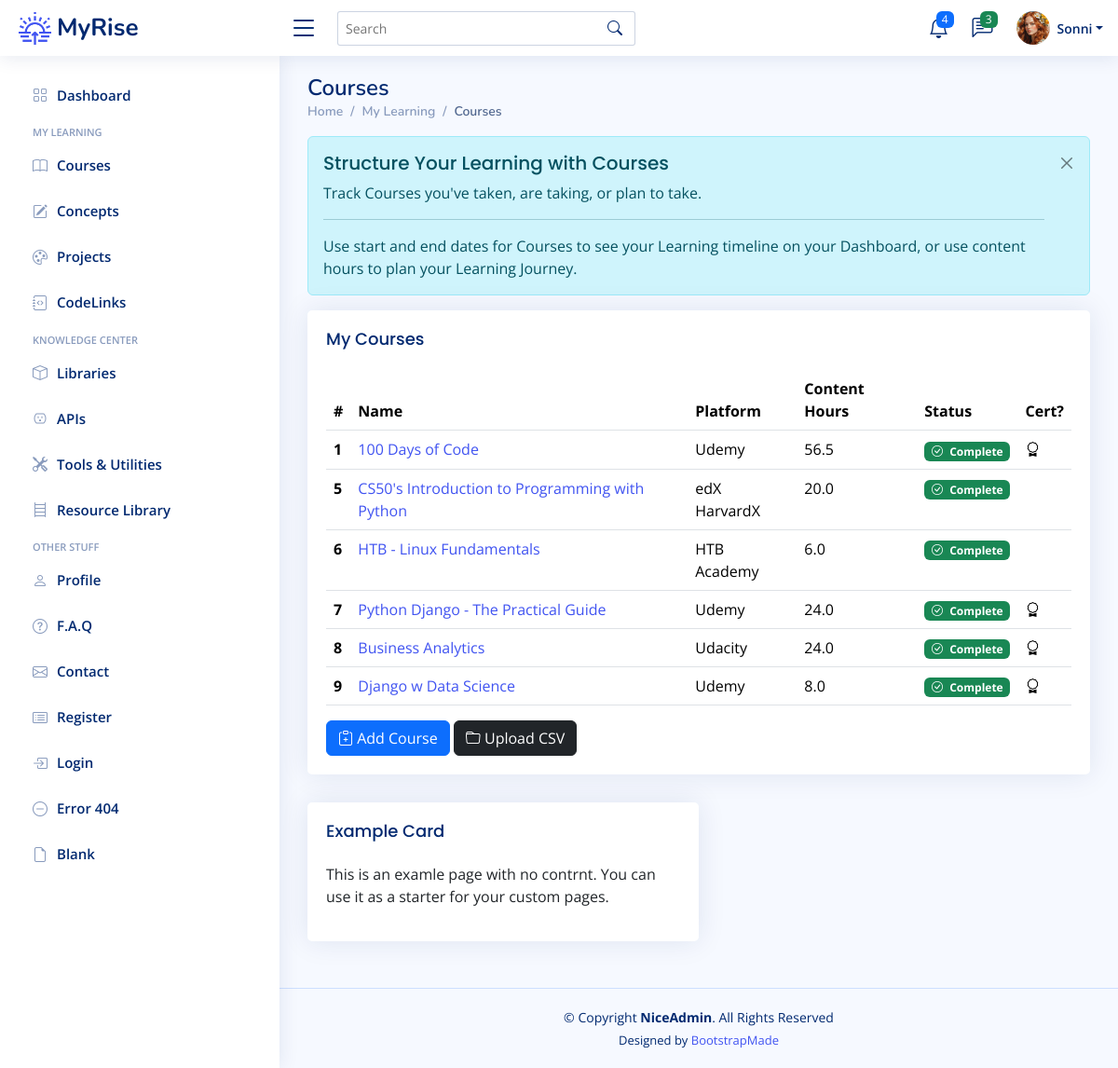
The page /courses (signed in) on the database its author committed.
### app/models.py (models this page shows)
class User(UserMixin, db.Model):
    __tablename__ = "users"
    id: Mapped[int] = mapped_column(Integer, primary_key=True)
    email: Mapped[str] = mapped_column(String(100), unique=True)
    password: Mapped[str] = mapped_column(String(250))
    name: Mapped[str] = mapped_column(String(1000))
    display_name: Mapped[str] = mapped_column(String(1000))
    projects: Mapped[List["Project"]] = relationship(back_populates="user")
    events: Mapped[List["Event"]] = relationship(back_populates="user")
    courses: Mapped[List["Course"]] = relationship(back_populates="user")
    libraries: Mapped[List["Library"]] = relationship(back_populates="user")
    apis: Mapped[List["API"]] = relationship(back_populates="user")
    tools: Mapped[List["Tool"]] = relationship(back_populates="user")
    resources: Mapped[List["Resource"]] = relationship(back_populates="user")
    repos: Mapped[List["Repository"]] = relationship(back_populates="user")
    codelinks: Mapped[List["CodeLink"]] = relationship(back_populates="user")
    concepts: Mapped[List["Concept"]] = relationship('Concept', secondary=user_concept, backref='user')

class Course(db.Model):
    __tablename__ = "courses"
    id: Mapped[int] = mapped_column(Integer, primary_key=True)
    name: Mapped[str] = mapped_column(String(100), unique=True)
    platform: Mapped[str] = mapped_column(String(100))
    url: Mapped[str] = mapped_column(String(250), nullable=True)
    instructor: Mapped[str] = mapped_column(String(100))
    start: Mapped[datetime.date] = mapped_column(Date, nullable=True)
    complete: Mapped[datetime.date] = mapped_column(Date, nullable=True)
    content_hours: Mapped[float] = mapped_column(nullable=True)
    has_cert: Mapped[bool] = mapped_column(Boolean)
    date_added: Mapped[datetime.date] = mapped_column(Date, nullable=False)
    status: Mapped[str] = mapped_column(String(100), nullable=True)
    projects: Mapped[List["Project"]] = relationship(back_populates="course")
    user_id: Mapped[int] = mapped_column(Integer, ForeignKey(User.id), index=True)
    user: Mapped["User"] = relationship(back_populates="courses")

### app/routes.py (the view)
@app.route('/courses')
@login_required
def courses_page():
    get_courses = db.session.execute(db.select(Course).filter_by(user_id=current_user.id)).scalars().all()
    courses = [course for course in get_courses]
    return render_template('courses.html', courses=courses, course_badge=course_statuses)

### app/models.py (called while the page is built)
@login_manager.user_loader
def load_user(user_id):
    return db.get_or_404(User, user_id)

### app/templates/courses.html (shortened to what this page needs)
{% extends 'base.html' %}
{% from 'bootstrap5/form.html' import render_form %}
{% block content %}
	<main id="main" class="main">
    <div class="pagetitle">
      <h1>Courses</h1>
      <nav>
        <ol class="breadcrumb">
          <li class="breadcrumb-item"><a href="index.html">Home</a></li>
          <li class="breadcrumb-item">My Learning</li>
          <li class="breadcrumb-item active">Courses</li>
        </ol>
      </nav>
    </div>
	<div class="alert alert-info  alert-dismissible fade show" role="alert">
		<h4 class="alert-heading">Structure Your Learning with Courses</h4>
		<p>Track Courses you've taken, are taking, or plan to take.</p>
		<hr>
		<p class="mb-0">Use start and end dates for Courses to see your Learning timeline on your Dashboard, or use content hours to plan your Learning Journey.</p>
		<button type="button" class="btn-close" data-bs-dismiss="alert" aria-label="Close"></button>
	  </div>
	 <div class="card">
		<div class="card-body">
		  <h5 class="card-title">My Courses</h5>
		  <table class="table table-hover">
			<thead>
			  <tr>
			    <th scope="col">#</th>
				<th scope="col">Name</th>
				<th scope="col">Platform</th>
				<th scope="col">Content Hours</th>
			    <th scope="col">Status</th>
				<th scope="col">Cert?</th>
			  </tr>
			</thead>
			<tbody>
			{% for course in courses %}
			  <tr>
				<th scope="row">{{ course.id }}</th>
			  	<td><a href="{{ url_for('course_detail', num=course.id ) }}">{{ course.name }}</a></td>
				<td>{{ course.platform }}</td>
				<td>{{ course.content_hours }}</td>
				  {% if course.status %}
				<td><span class="badge {{ course_badge[course.status][1] }}"><i class="bi {{ course_badge[course.status][2] }} me-1"></i> {{ course_badge[course.status][0] }}</span></td>
				  {% else %}
				  <td></td>
				  {% endif %}
				  {% if course.has_cert %}
				<td><i class="bi bi-award"></i></td>
				  {% else %}
				  <td></td>
				  {% endif %}
			  </tr>
			{% endfor %}
			</tbody>
		  </table>
			<a href="{{ url_for('add_new_course') }}">
		  <button type="button" class="btn btn-primary"><i class="bi bi-clipboard-plus"></i> Add Course</button>
			</a>
			<a href="{{ url_for('import_courses') }}">
		  <button type="button" class="btn btn-dark"><i class="bi bi-folder"></i> Upload CSV</button>
			</a>
		</div>
	 </div>
    <section class="section">
        <div class="col-lg-6">
          <div class="card">
            <div class="card-body">
              <h5 class="card-title">Example Card</h5>
              <p>This is an examle page with no contrnt. You can use it as a starter for your custom pages.</p>
            </div>
          </div>
        </div>
    </section>
	</main>
{% endblock %}

### app/templates/heading.html (shortened to what this page needs)
{% from 'bootstrap5/nav.html' import render_nav_item %}
{% from 'bootstrap5/form.html' import render_form %}
  <header id="header" class="header fixed-top d-flex align-items-center">
    <div class="d-flex align-items-center justify-content-between">
      <a href="{{ url_for('home') }}" class="logo d-flex align-items-center">
        <img src="{{ url_for('static', filename='img/logo.png') }}" alt="sun-rise">
        <span class="d-none d-lg-block">MyRise</span>
      </a>
      <i class="bi bi-list toggle-sidebar-btn"></i>
    </div>
    <div class="search-bar">
      <form class="search-form d-flex align-items-center" method="POST" action="#">
        <input type="text" name="query" placeholder="Search" title="Enter search keyword">
        <button type="submit" title="Search"><i class="bi bi-search"></i></button>
      </form>
    </div>
    <nav class="header-nav ms-auto">
      <ul class="d-flex align-items-center">
        <li class="nav-item dropdown">
          <a class="nav-link nav-icon" href="#" data-bs-toggle="dropdown">
            <i class="bi bi-bell"></i>
            <span class="badge bg-primary badge-number">4</span>
          </a>
        </li>
        <li class="nav-item dropdown">
          <a class="nav-link nav-icon" href="#" data-bs-toggle="dropdown">
            <i class="bi bi-chat-left-text"></i>
            <span class="badge bg-success badge-number">3</span>
          </a>
        </li>
        <li class="nav-item dropdown pe-3">
          <a class="nav-link nav-profile d-flex align-items-center pe-0" href="#" data-bs-toggle="dropdown">
            <img src="{{ url_for('static', filename='img/profile-img.png') }}" alt="Profile" class="rounded-circle">
            <span class="d-none d-md-block dropdown-toggle ps-2">{{ current_user.display_name }}</span>
          </a>
        </li>
      </ul>
    </nav>
  </header>
  <aside id="sidebar" class="sidebar">
    <ul class="sidebar-nav" id="sidebar-nav">
      <li class="nav-item">
        <a class="nav-link collapsed" href="{{ url_for('home') }}">
          <i class="bi bi-grid"></i>
          <span>Dashboard</span>
        </a>
      </li>
<li class="nav-heading">My Learning</li>
	  <li class="nav-item">
        <a class="nav-link collapsed" href="{{ url_for('courses_page') }}">
          <i class="bi bi-book"></i>
          <span>Courses</span>
        </a>
      </li>
	  <li class="nav-item">
        <a class="nav-link collapsed" href="{{ url_for('concepts_page') }}">
          <i class="bi bi-pencil-square"></i>
          <span>Concepts</span>
        </a>
      </li>
	  <li class="nav-item">
        <a class="nav-link collapsed" href="{{ url_for('projects_page') }}">
          <i class="bi bi-palette"></i>
          <span>Projects</span>
        </a>
      </li>
	  <li class="nav-item">
        <a class="nav-link collapsed" href="{{ url_for('codelinks_page') }}">
          <i class="bi bi-journal-code"></i>
          <span>CodeLinks</span>
        </a>
      </li>
<li class="nav-heading">Knowledge Center</li>
	  <li class="nav-item">
        <a class="nav-link collapsed" href="{{ url_for('libraries_page') }}">
          <i class="bi bi-box"></i>
          <span>Libraries</span>
        </a>
      </li>
	  <li class="nav-item">
        <a class="nav-link collapsed" href="{{ url_for('apis_page') }}">
          <i class="bi bi-outlet"></i>
          <span>APIs</span>
        </a>
      </li>
	  <li class="nav-item">
        <a class="nav-link collapsed" href="{{ url_for('tools_page') }}">
          <i class="bi bi-tools"></i>
          <span>Tools & Utilities</span>
        </a>
      </li>
	  <li class="nav-item">
        <a class="nav-link collapsed" href="{{ url_for('resources_page') }}">
          <i class="bi bi-bookshelf"></i>
          <span>Resource Library</span>
        </a>
      </li>
	<li class="nav-heading">Other Stuff</li>
      <li class="nav-item">
        <a class="nav-link collapsed" href="users-profile.html">
          <i class="bi bi-person"></i>
          <span>Profile</span>
        </a>
      </li>
      <li class="nav-item">
        <a class="nav-link collapsed" href="pages-faq.html">
          <i class="bi bi-question-circle"></i>
          <span>F.A.Q</span>
        </a>
	  </li>
      <li class="nav-item">
        <a class="nav-link collapsed" href="pages-contact.html">
          <i class="bi bi-envelope"></i>
          <span>Contact</span>
        </a>
      </li>
      <li class="nav-item">
        <a class="nav-link collapsed" href="pages-register.html">
          <i class="bi bi-card-list"></i>
          <span>Register</span>
        </a>
      </li>
      <li class="nav-item">
        <a class="nav-link collapsed" href="pages-login.html">
          <i class="bi bi-box-arrow-in-right"></i>
          <span>Login</span>
        </a>
      </li>
      <li class="nav-item">
        <a class="nav-link collapsed" href="pages-error-404.html">
          <i class="bi bi-dash-circle"></i>
          <span>Error 404</span>
        </a>
      </li>
      <li class="nav-item">
        <a class="nav-link collapsed" href="pages-blank.html">
          <i class="bi bi-file-earmark"></i>
          <span>Blank</span>
        </a>
      </li>
    </ul>
  </aside>

### app/static/css/style.css (style rules this page uses)
:root { scroll-behavior: smooth; }
body { font-family: "Open Sans", sans-serif; background: #f6f9ff; color: #444444; }
a { color: #4154f1; text-decoration: none; }
h1, h2, h3, h4, h5, h6 { font-family: "Nunito", sans-serif; }
#main { margin-top: 60px; padding: 20px 30px; transition: all 0.3s; }
.pagetitle { margin-bottom: 10px; }
.pagetitle h1 { font-size: 24px; margin-bottom: 0; font-weight: 600; color: #012970; }
.card { margin-bottom: 30px; border: none; border-radius: 5px; box-shadow: 0px 0 30px rgba(1, 41, 112, 0.1); }
.card-title { padding: 20px 0 15px 0; font-size: 18px; font-weight: 500; color: #012970; font-family: "Poppins", sans-serif; }
.card-body { padding: 0 20px 20px 20px; }
.alert-heading { font-weight: 500; font-family: "Poppins", sans-serif; font-size: 20px; }
.btn-close { background-size: 25%; }
.breadcrumb { font-size: 14px; font-family: "Nunito", sans-serif; color: #899bbd; font-weight: 600; }
.breadcrumb a { color: #899bbd; transition: 0.3s; }
.breadcrumb .breadcrumb-item::before { color: #899bbd; }
.breadcrumb .active { color: #51678f; font-weight: 600; }
.logo { line-height: 1; }
@media (min-width: 1200px) { .logo { width: 280px; } }
.logo img { max-height: 35px; margin-right: 6px; }
.logo span { font-size: 26px; font-weight: 700; color: #012970; font-family: "Nunito", sans-serif; }
.header { transition: all 0.5s; z-index: 997; height: 60px; box-shadow: 0px 2px 20px rgba(1, 41, 112, 0.1); background-color: #fff; padding-left: 20px; }
.header .toggle-sidebar-btn { font-size: 32px; padding-left: 10px; cursor: pointer; color: #012970; }
.header .search-bar { min-width: 360px; padding: 0 20px; }
.header .search-form { width: 100%; }
.header .search-form input { border: 0; font-size: 14px; color: #012970; border: 1px solid rgba(1, 41, 112, 0.2); padding: 7px 38px 7px 8px; border-radius: 3px; transition: 0.3s; width: 100%; }
.header .search-form button { border: 0; padding: 0; margin-left: -30px; background: none; }
.header .search-form button i { color: #012970; }
.header-nav ul { list-style: none; }
.header-nav>ul { margin: 0; padding: 0; }
.header-nav .nav-icon { font-size: 22px; color: #012970; margin-right: 25px; position: relative; }
.header-nav .nav-profile { color: #012970; }
.header-nav .nav-profile img { max-height: 36px; }
.header-nav .nav-profile span { font-size: 14px; font-weight: 600; }
.header-nav .badge-number { position: absolute; inset: -2px -5px auto auto; font-weight: normal; font-size: 12px; padding: 3px 6px; }
.sidebar { position: fixed; top: 60px; left: 0; bottom: 0; width: 300px; z-index: 996; transition: all 0.3s; padding: 20px; overflow-y: auto; scrollbar-width: thin; scrollbar-color: #aab7cf transparent; box-shadow: 0px 0px 20px rgba(1, 41, 112, 0.1); background-color: #fff; }
@media (min-width: 1200px) { #main, #footer { margin-left: 300px; } }
.sidebar-nav { padding: 0; margin: 0; list-style: none; }
.sidebar-nav li { padding: 0; margin: 0; list-style: none; }
.sidebar-nav .nav-item { margin-bottom: 5px; }
.sidebar-nav .nav-heading { font-size: 11px; text-transform: uppercase; color: #899bbd; font-weight: 600; margin: 10px 0 5px 15px; }
.sidebar-nav .nav-link { display: flex; align-items: center; font-size: 15px; font-weight: 600; color: #4154f1; transition: 0.3; background: #f6f9ff; padding: 10px 15px; border-radius: 4px; }
.sidebar-nav .nav-link i { font-size: 16px; margin-right: 10px; color: #4154f1; }
.sidebar-nav .nav-link.collapsed { color: #012970; background: #fff; }
.sidebar-nav .nav-link.collapsed i { color: #899bbd; }

### rows shown on the page
User: display_name "Sonni"
Course: id "1", name "100 Days of Code", platform "Udemy", content_hours "56.5", status "Complete", has_cert True (drawn)
Course: id "5", name "CS50's Introduction to Programming with Python", platform "edX HarvardX", content_hours "20.0", status "Complete", has_cert False (drawn)
Course: id "6", name "HTB - Linux Fundamentals", platform "HTB Academy", content_hours "6.0", status "Complete", has_cert False (drawn)
Course: id "7", name "Python Django - The Practical Guide", platform "Udemy", content_hours "24.0", status "Complete", has_cert True (drawn)
Course: id "8", name "Business Analytics", platform "Udacity", content_hours "24.0", status "Complete", has_cert True (drawn)
Course: id "9", name "Django w Data Science", platform "Udemy", content_hours "8.0", status "Complete", has_cert True (drawn)
